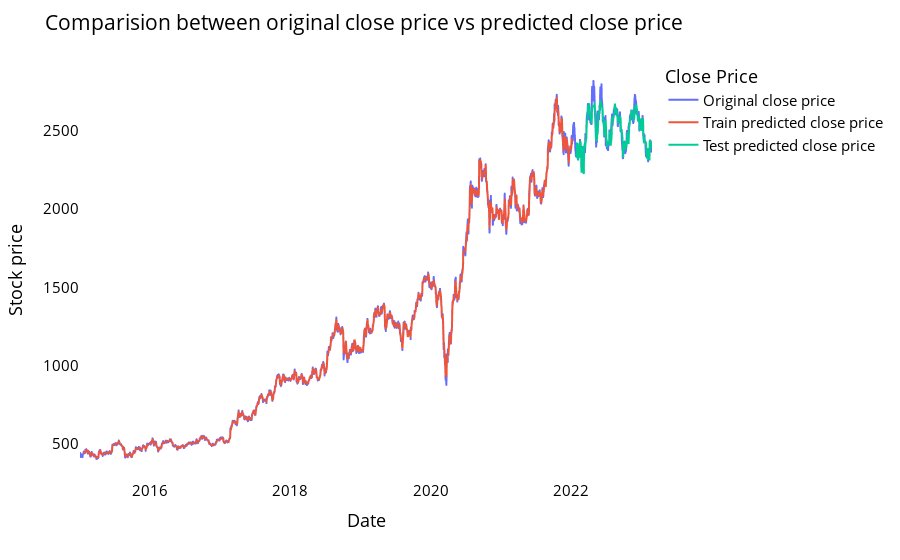

Here is the notebook cell this chart was saved with:
### Markdown cell above
### Comparision between original stock close price vs predicted close price

### Code cell
# shift train predictions for plotting

look_back=time_step
trainPredictPlot = np.empty_like(closedf)
trainPredictPlot[:, :] = np.nan
trainPredictPlot[look_back:len(train_predict)+look_back, :] = train_predict
print("Train predicted data: ", trainPredictPlot.shape)

# shift test predictions for plotting
testPredictPlot = np.empty_like(closedf)
testPredictPlot[:, :] = np.nan
testPredictPlot[len(train_predict)+(look_back*2)+1:len(closedf)-1, :] = test_predict
print("Test predicted data: ", testPredictPlot.shape)

names = cycle(['Original close price','Train predicted close price','Test predicted close price'])


plotdf = pd.DataFrame({'Date': close_stock['Date'],
                       'original_close': close_stock['Close'],
                      'train_predicted_close': trainPredictPlot.reshape(1,-1)[0].tolist(),
                      'test_predicted_close': testPredictPlot.reshape(1,-1)[0].tolist()})

fig = px.line(plotdf,x=plotdf['Date'], y=[plotdf['original_close'],plotdf['train_predicted_close'],
                                          plotdf['test_predicted_close']],
              labels={'value':'Stock price','Date': 'Date'})
fig.update_layout(title_text='Comparision between original close price vs predicted close price',
                  plot_bgcolor='white', font_size=15, font_color='black', legend_title_text='Close Price')
fig.for_each_trace(lambda t:  t.update(name = next(names)))

fig.update_xaxes(showgrid=False)
fig.update_yaxes(showgrid=False)
fig.show()

### Figure 1 — Plotly figure (JSON) as saved in the notebook; plotly's stock layout.template omitted (floating-point values rounded to 4 significant figures; data arrays with more than 128 entries replaced by an {"elided": "..."} marker saying what was removed)
{"data": [{"hovertemplate": "variable=original_close<br>Date=%{x}<br>Stock price=%{y}<extra></extra>", "legendgroup": "original_close", "line": {"color": "#636efa", "dash": "solid"}, "marker": {"symbol": "circle"}, "mode": "lines", "name": "Original close price", "showlegend": true, "type": "scattergl", "x": {"elided": "2016 str values"}, "xaxis": "x", "y": {"elided": "2016 float values"}, "yaxis": "y"}, {"hovertemplate": "variable=train_predicted_close<br>Date=%{x}<br>Stock price=%{y}<extra></extra>", "legendgroup": "train_predicted_close", "line": {"color": "#EF553B", "dash": "solid"}, "marker": {"symbol": "circle"}, "mode": "lines", "name": "Train predicted close price", "showlegend": true, "type": "scattergl", "x": {"elided": "2016 str values"}, "xaxis": "x", "y": {"elided": "2016 float values"}, "yaxis": "y"}, {"hovertemplate": "variable=test_predicted_close<br>Date=%{x}<br>Stock price=%{y}<extra></extra>", "legendgroup": "test_predicted_close", "line": {"color": "#00cc96", "dash": "solid"}, "marker": {"symbol": "circle"}, "mode": "lines", "name": "Test predicted close price", "showlegend": true, "type": "scattergl", "x": {"elided": "2016 str values"}, "xaxis": "x", "y": {"elided": "2016 float values"}, "yaxis": "y"}], "layout": {"font": {"color": "black", "size": 15}, "legend": {"title": {"text": "Close Price"}, "tracegroupgap": 0}, "margin": {"t": 60}, "plot_bgcolor": "white", "title": {"text": "Comparision between original close price vs predicted close price"}, "xaxis": {"anchor": "y", "domain": [0, 1], "showgrid": false, "title": {"text": "Date"}}, "yaxis": {"anchor": "x", "domain": [0, 1], "showgrid": false, "title": {"text": "Stock price"}}}}
